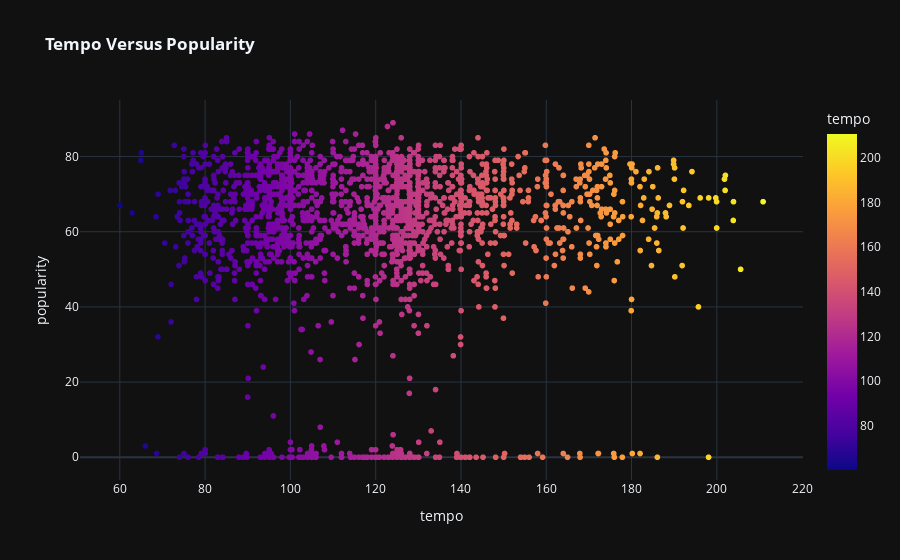

Notebook code for this chart:
### Code cell
px.scatter(df,x='tempo',y='popularity',color='tempo',color_continuous_scale=px.colors.sequential.Plasma,
           template='plotly_dark',title='<b>Tempo Versus Popularity')

### Figure 1 — Plotly figure (JSON) as saved in the notebook; plotly's stock layout.template omitted (floating-point values rounded to 4 significant figures; data arrays with more than 128 entries replaced by an {"elided": "..."} marker saying what was removed)
{"data": [{"hovertemplate": "tempo=%{marker.color}<br>popularity=%{y}<extra></extra>", "legendgroup": "", "marker": {"color": {"elided": "1941 float values"}, "coloraxis": "coloraxis", "symbol": "circle"}, "mode": "markers", "name": "", "showlegend": false, "type": "scattergl", "x": {"elided": "1941 float values"}, "xaxis": "x", "y": {"elided": "1941 int values"}, "yaxis": "y"}], "layout": {"coloraxis": {"colorbar": {"title": {"text": "tempo"}}, "colorscale": [[0, "#0d0887"], [0.1111, "#46039f"], [0.2222, "#7201a8"], [0.3333, "#9c179e"], [0.4444, "#bd3786"], [0.5556, "#d8576b"], [0.6667, "#ed7953"], [0.7778, "#fb9f3a"], [0.8889, "#fdca26"], [1, "#f0f921"]]}, "legend": {"tracegroupgap": 0}, "title": {"text": "<b>Tempo Versus Popularity"}, "xaxis": {"anchor": "y", "domain": [0, 1], "title": {"text": "tempo"}}, "yaxis": {"anchor": "x", "domain": [0, 1], "title": {"text": "popularity"}}}}
